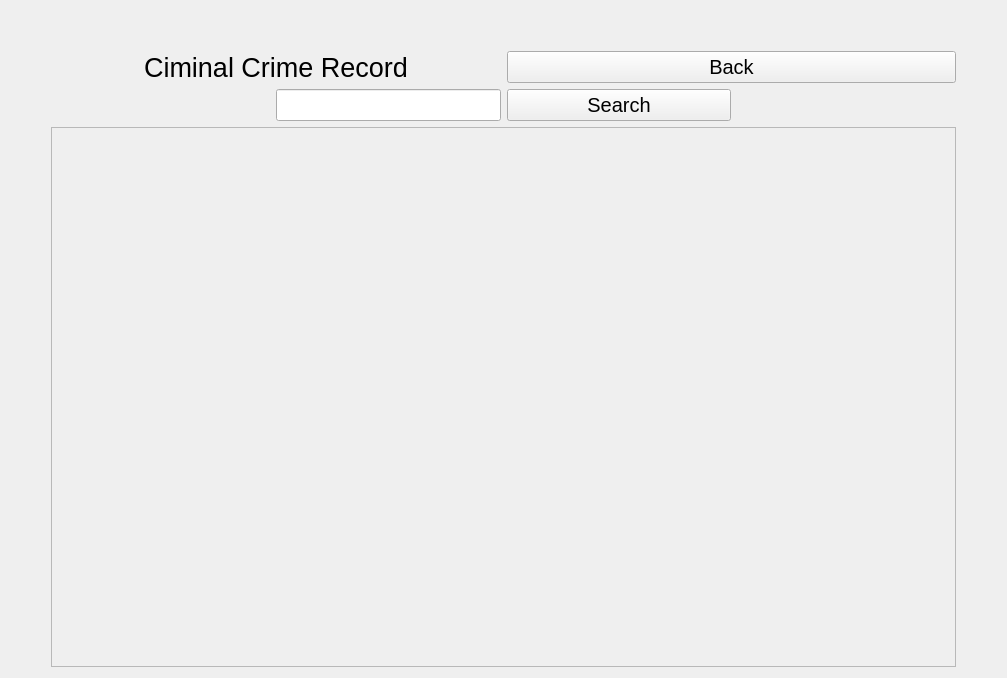
<?xml version="1.0" encoding="UTF-8"?>
<ui version="4.0">
 <class>Form</class>
 <widget class="QWidget" name="Form">
  <property name="geometry">
   <rect>
    <x>0</x>
    <y>0</y>
    <width>1007</width>
    <height>678</height>
   </rect>
  </property>
  <property name="sizePolicy">
   <sizepolicy hsizetype="Preferred" vsizetype="Fixed">
    <horstretch>0</horstretch>
    <verstretch>0</verstretch>
   </sizepolicy>
  </property>
  <property name="windowTitle">
   <string>Form</string>
  </property>
  <layout class="QGridLayout" name="gridLayout_2">
   <item row="0" column="1">
    <spacer name="verticalSpacer">
     <property name="orientation">
      <enum>Qt::Vertical</enum>
     </property>
     <property name="sizeType">
      <enum>QSizePolicy::Fixed</enum>
     </property>
     <property name="sizeHint" stdset="0">
      <size>
       <width>20</width>
       <height>40</height>
      </size>
     </property>
    </spacer>
   </item>
   <item row="1" column="1">
    <layout class="QGridLayout" name="gridLayout">
     <item row="0" column="0">
      <layout class="QHBoxLayout" name="horizontalLayout">
       <item>
        <widget class="QLabel" name="label">
         <property name="font">
          <font>
           <pointsize>20</pointsize>
          </font>
         </property>
         <property name="text">
          <string>Ciminal Crime Record</string>
         </property>
         <property name="alignment">
          <set>Qt::AlignCenter</set>
         </property>
        </widget>
       </item>
       <item>
        <widget class="QPushButton" name="BackBtn">
         <property name="sizePolicy">
          <sizepolicy hsizetype="Minimum" vsizetype="Fixed">
           <horstretch>0</horstretch>
           <verstretch>0</verstretch>
          </sizepolicy>
         </property>
         <property name="font">
          <font>
           <pointsize>15</pointsize>
          </font>
         </property>
         <property name="text">
          <string>Back</string>
         </property>
        </widget>
       </item>
      </layout>
     </item>
     <item row="1" column="0">
      <layout class="QHBoxLayout" name="horizontalLayout_3">
       <item>
        <spacer name="horizontalSpacer">
         <property name="orientation">
          <enum>Qt::Horizontal</enum>
         </property>
         <property name="sizeHint" stdset="0">
          <size>
           <width>40</width>
           <height>20</height>
          </size>
         </property>
        </spacer>
       </item>
       <item>
        <widget class="QLineEdit" name="CriminalCrimeRecordSearchField">
         <property name="font">
          <font>
           <pointsize>15</pointsize>
          </font>
         </property>
        </widget>
       </item>
       <item>
        <widget class="QPushButton" name="CriminalCrimeRecordSearchBtn">
         <property name="sizePolicy">
          <sizepolicy hsizetype="Expanding" vsizetype="Fixed">
           <horstretch>0</horstretch>
           <verstretch>0</verstretch>
          </sizepolicy>
         </property>
         <property name="font">
          <font>
           <pointsize>15</pointsize>
          </font>
         </property>
         <property name="text">
          <string>Search</string>
         </property>
        </widget>
       </item>
       <item>
        <spacer name="horizontalSpacer_2">
         <property name="orientation">
          <enum>Qt::Horizontal</enum>
         </property>
         <property name="sizeHint" stdset="0">
          <size>
           <width>40</width>
           <height>20</height>
          </size>
         </property>
        </spacer>
       </item>
      </layout>
     </item>
     <item row="4" column="0">
      <widget class="QScrollArea" name="SuspectScrollArea">
       <property name="sizePolicy">
        <sizepolicy hsizetype="Expanding" vsizetype="MinimumExpanding">
         <horstretch>0</horstretch>
         <verstretch>0</verstretch>
        </sizepolicy>
       </property>
       <property name="widgetResizable">
        <bool>true</bool>
       </property>
       <widget class="QWidget" name="scrollAreaWidgetContents">
        <property name="geometry">
         <rect>
          <x>0</x>
          <y>0</y>
          <width>893</width>
          <height>515</height>
         </rect>
        </property>
       </widget>
      </widget>
     </item>
    </layout>
   </item>
   <item row="1" column="0">
    <spacer name="horizontalSpacer_3">
     <property name="orientation">
      <enum>Qt::Horizontal</enum>
     </property>
     <property name="sizeType">
      <enum>QSizePolicy::Fixed</enum>
     </property>
     <property name="sizeHint" stdset="0">
      <size>
       <width>40</width>
       <height>20</height>
      </size>
     </property>
    </spacer>
   </item>
   <item row="1" column="2">
    <spacer name="horizontalSpacer_4">
     <property name="orientation">
      <enum>Qt::Horizontal</enum>
     </property>
     <property name="sizeType">
      <enum>QSizePolicy::Fixed</enum>
     </property>
     <property name="sizeHint" stdset="0">
      <size>
       <width>40</width>
       <height>20</height>
      </size>
     </property>
    </spacer>
   </item>
  </layout>
 </widget>
 <resources/>
 <connections/>
</ui>
